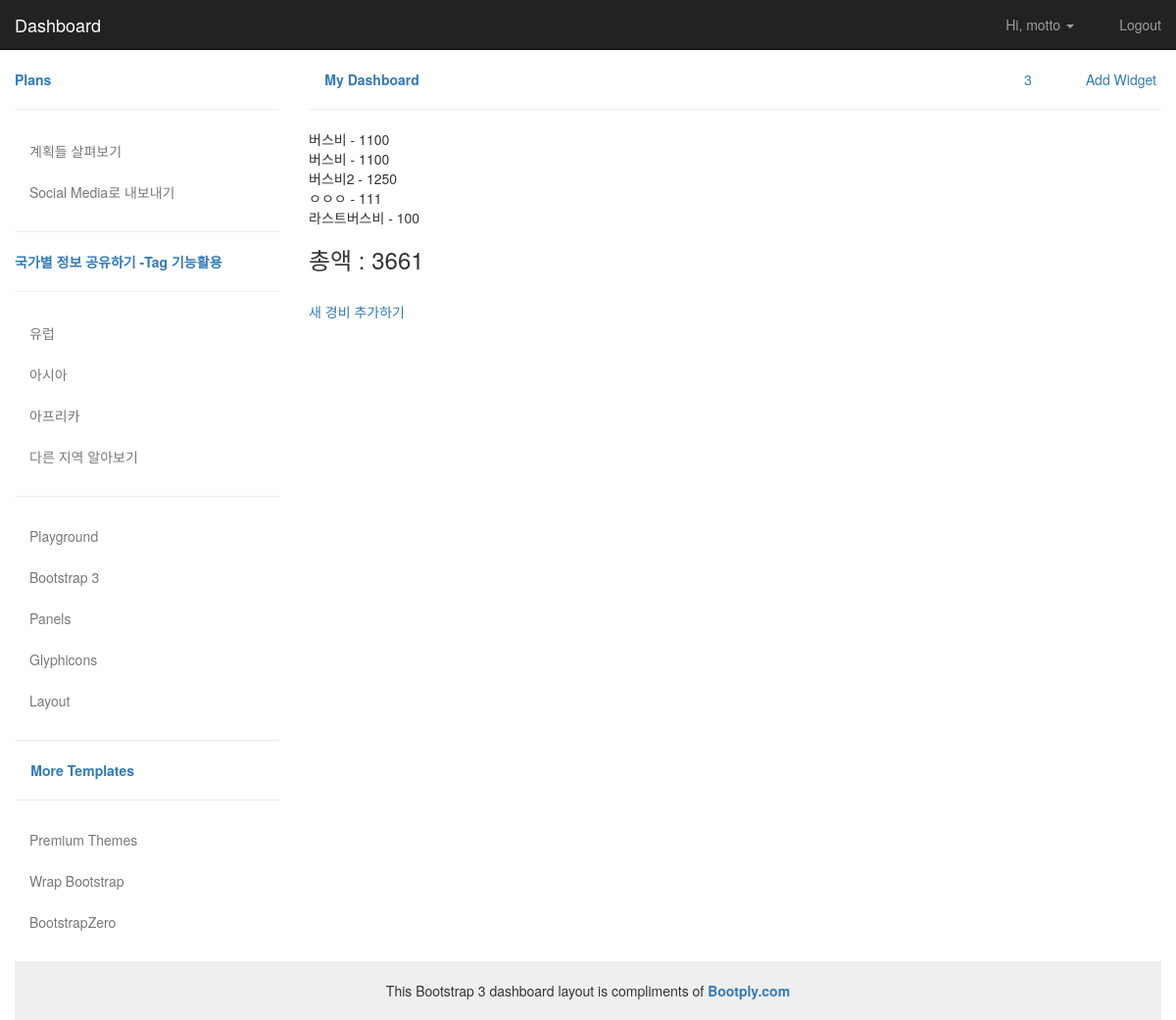
/plan/myplan/1/transit/ (signed in), run on the app's committed database.
### plan/models.py (models this page shows)
class Transit(models.Model):
    title = models.CharField(max_length=20)
    cost = models.IntegerField()
    def __str__(self):
        return self.title

### plan/views.py (the view)
# urls.py: url(r'^myplan/(?P<pk>\d+)/transit/$', 'plan.views.index_transit', name='index_transit'),
@login_required
def index_transit(request,pk):
    post = get_object_or_404(Post, pk=pk)
    sum_tr=0
    for i in post.transits.filter():
       sum_tr+=i.cost
    return render(request, "plan/transit.html", {
        'post': post,
        'sum': sum_tr,
        })

### plan/templates/plan/transit.html
{% extends "plan/layout.html" %}
{% block content %}
    {% for tr in post.transits.all %}
        {{tr}} - {{tr.cost}} <br>
    {% endfor %}
    <h3>총액 : {{sum}} <br/> </h3>
    <br/>
    <a href="{% url "plan:add_transit" post.pk%}">새 경비 추가하기</a>
    <br/>
{% endblock %}

### plan/templates/plan/layout.html (shortened to what this page needs)
{% load staticfiles %}
<!DOCTYPE html>
<html lang="en">
    <head>
        <link href="{% static "css/bootstrap.min.css" %}" rel="stylesheet">
        <link href= "{% static "css/styles.css" %}" rel="stylesheet">
    </head>
    <body>
<div id="top-nav" class="navbar navbar-inverse navbar-static-top">
    <div class="container-fluid">
        <div class="navbar-header">
            <a class="navbar-brand" href="#">Dashboard</a>
        </div>
        <div class="navbar-collapse collapse">
            <ul class="nav navbar-nav navbar-right">
                {% if not user.is_authenticated %}
                    <li><a href="{% url "login" %}?next={{request.path}}">로그인</a> </li>
                    <li><a href="{% url "signup" %}?next={{request.path}}">회원가입</li>
                {% else %}
                    <li class="dropdown">
                        <a class="dropdown-toggle" role="button" data-toggle="dropdown" href="#"><i class="glyphicon glyphicon-user"></i> Hi, {{user}} <span class="caret"></span></a>
                    </li>
                    <li><a href="{% url "logout" %}?next={{request.path}}"><i class="glyphicon glyphicon-lock"></i> Logout</a></li>
                {% endif %}
            </ul>
        </div>
    </div>
</div>
<div class="container-fluid">
    <div class="row">
        <div class="col-sm-3">
            <a href="{% url "plan:total" %}" ><strong></i> Plans</strong></a>
            <hr>
            <ul class="nav nav-stacked">
                <li class="nav-header"> <a href="#" data-toggle="collapse" data-target="#menu2"> 계획들 살펴보기 </a>
                </li>
                <li class="nav-header">
                    <a href="#" data-toggle="collapse" data-target="#menu3"> Social Media로 내보내기 </a>
                </li>
            </ul>
            <hr>
            <a href="#"><strong> 국가별 정보 공유하기 -Tag 기능활용</strong></a>
            <hr>
            <ul class="nav nav-pills nav-stacked">
                <li><a href="#"> 유럽</a></li>
                <li><a href="#"> 아시아</a></li>
                <li><a href="#"> 아프리카</a></li>
                <li><a href="#"> 다른 지역 알아보기</a></li>
            </ul>
            <hr>
            <ul class="nav nav-stacked">
                <li class="active"><a href="http://bootply.com" title="The Bootstrap Playground" target="ext">Playground</a></li>
                <li><a href="/tagged/bootstrap-3">Bootstrap 3</a></li>
                <li><a href="/61518" title="Bootstrap 3 Panel">Panels</a></li>
                <li><a href="/61521" title="Bootstrap 3 Icons">Glyphicons</a></li>
                <li><a href="/62603">Layout</a></li>
            </ul>
            <hr>
            <a href="#"><strong><i class="glyphicon glyphicon-list"></i> More Templates</strong></a>
            <hr>
            <ul class="nav nav-stacked">
                <li class="active"><a rel="nofollow" href="http://goo.gl/pQoXEh" target="ext">Premium Themes</a></li>
                <li><a rel="nofollow" href="https://wrapbootstrap.com/?ref=bootply">Wrap Bootstrap</a></li>
                <li><a rel="nofollow" href="http://bootstrapzero.com">BootstrapZero</a></li>
            </ul>
        </div>
        <div class="col-sm-9">
            <ul class="list-inline pull-right">
                <li><a href="#"><i class="glyphicon glyphicon-cog"></i></a></li>
                <li class="dropdown"><a href="#" class="dropdown-toggle" data-toggle="dropdown"><i class="glyphicon glyphicon-comment"></i><span class="count">3</span></a>
                </li>
                <li><a href="#"><i class="glyphicon glyphicon-user"></i></a></li>
                <li><a title="Add Widget" data-toggle="modal" href="#addWidgetModal"><span class="glyphicon glyphicon-plus-sign"></span> Add Widget</a></li>
            </ul>
            <a href="#"><strong><i class="glyphicon glyphicon-dashboard"></i> My Dashboard</strong></a>
            <hr>
{% block content %}{% endblock %}
    </div>
</div>
<footer class="text-center">This Bootstrap 3 dashboard layout is compliments of <a href="http://www.bootply.com/85850"><strong>Bootply.com</strong></a></footer>
    </body>
</html>

### project/static/css/styles.css (style rules this page uses)
.navbar-static-top { margin-bottom:20px; }
i { font-size:16px; }
.nav > li > a { color:#787878; }
footer { margin-top:20px; padding-top:20px; padding-bottom:20px; background-color:#efefef; }

### data on the page
Transit: title "버스비", cost "1100"
Transit: title "버스비", cost "1100"
Transit: title "버스비2", cost "1250"
Transit: title "ㅇㅇㅇ", cost "111"
Transit: title "라스트버스비", cost "100"

### other printed values
{{ user }} "motto"
{{ sum }} "3661"
